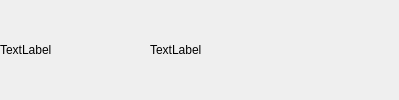
<?xml version="1.0" encoding="UTF-8"?>
<ui version="4.0">
 <class>PlayerWidget</class>
 <widget class="QWidget" name="PlayerWidget">
  <property name="geometry">
   <rect>
    <x>0</x>
    <y>0</y>
    <width>399</width>
    <height>100</height>
   </rect>
  </property>
  <property name="maximumSize">
   <size>
    <width>400</width>
    <height>100</height>
   </size>
  </property>
  <property name="windowTitle">
   <string>Form</string>
  </property>
  <layout class="QHBoxLayout" name="horizontalLayout" stretch="3,3,2">
   <property name="spacing">
    <number>0</number>
   </property>
   <property name="leftMargin">
    <number>0</number>
   </property>
   <property name="topMargin">
    <number>0</number>
   </property>
   <property name="rightMargin">
    <number>0</number>
   </property>
   <property name="bottomMargin">
    <number>0</number>
   </property>
   <item>
    <widget class="QLabel" name="name">
     <property name="minimumSize">
      <size>
       <width>150</width>
       <height>0</height>
      </size>
     </property>
     <property name="autoFillBackground">
      <bool>true</bool>
     </property>
     <property name="text">
      <string>TextLabel</string>
     </property>
     <property name="alignment">
      <set>Qt::AlignmentFlag::AlignLeading|Qt::AlignmentFlag::AlignLeft|Qt::AlignmentFlag::AlignVCenter</set>
     </property>
    </widget>
   </item>
   <item>
    <widget class="QLabel" name="money">
     <property name="minimumSize">
      <size>
       <width>150</width>
       <height>0</height>
      </size>
     </property>
     <property name="autoFillBackground">
      <bool>true</bool>
     </property>
     <property name="text">
      <string>TextLabel</string>
     </property>
     <property name="alignment">
      <set>Qt::AlignmentFlag::AlignLeading|Qt::AlignmentFlag::AlignLeft|Qt::AlignmentFlag::AlignVCenter</set>
     </property>
    </widget>
   </item>
   <item>
    <widget class="QLabel" name="token">
     <property name="sizePolicy">
      <sizepolicy hsizetype="Ignored" vsizetype="Ignored">
       <horstretch>0</horstretch>
       <verstretch>0</verstretch>
      </sizepolicy>
     </property>
     <property name="minimumSize">
      <size>
       <width>0</width>
       <height>0</height>
      </size>
     </property>
     <property name="autoFillBackground">
      <bool>true</bool>
     </property>
     <property name="text">
      <string/>
     </property>
     <property name="scaledContents">
      <bool>false</bool>
     </property>
     <property name="alignment">
      <set>Qt::AlignmentFlag::AlignLeading|Qt::AlignmentFlag::AlignLeft|Qt::AlignmentFlag::AlignVCenter</set>
     </property>
    </widget>
   </item>
  </layout>
 </widget>
 <resources/>
 <connections/>
</ui>
